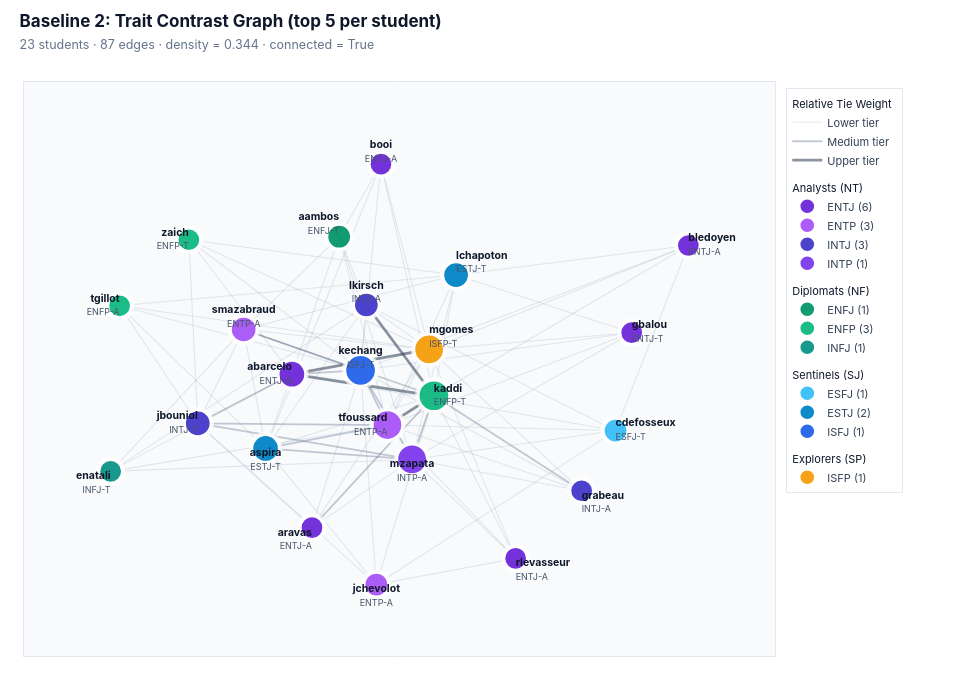

The cell this chart's notebook holds for it:
### Markdown cell above
## 2. Baseline 2: Trait Contrast Graph

Next, we test the opposite intuition by measuring how strongly two students sit on opposite sides of the $50\%$ midpoint across the five traits, keeping each student's top $5$ contrasting links ($87$ edges). As expected, extreme profiles act as hubs pulling opposite poles together.

### Code cell
G_contrast = G_base.copy()
top_k = 5
centered = df[traits].values - 0.5
contrast_scores = {}

for i in range(len(students)):
    for j in range(i + 1, len(students)):
        opposition = 4.0 * np.maximum(0.0, -(centered[i] * centered[j]))
        contrast_scores[(i, j)] = float(opposition.mean())

for i, u in enumerate(students):
    neighbors = [
        (students[j], contrast_scores[(min(i, j), max(i, j))])
        for j in range(len(students)) if i != j
    ]
    neighbors.sort(key=lambda x: x[1], reverse=True)
    for v, score in neighbors[:top_k]:
        G_contrast.add_edge(u, v, weight=score)

contrast_df = pd.DataFrame([
    {
        "Student A": u, "MBTI A": df.loc[u, "mbti"],
        "Student B": v, "MBTI B": df.loc[v, "mbti"],
        "Contrast (%)": round(d["weight"] * 100, 1),
    }
    for u, v, d in G_contrast.edges(data=True)
]).sort_values("Contrast (%)", ascending=False).reset_index(drop=True)

print(f"Contrast graph: {G_contrast.number_of_nodes()} nodes, {G_contrast.number_of_edges()} edges")
display(contrast_df.head(10))

pos_con = nx.spring_layout(G_contrast, seed=42, k=1.05, iterations=200)
plot_network(G_contrast, pos_con, f"Baseline 2: Trait Contrast Graph (top {top_k} per student)")

### Figure 1 — Plotly figure (JSON) as saved in the notebook; plotly's stock layout.template omitted (floating-point values rounded to 4 significant figures; data arrays with more than 128 entries replaced by an {"elided": "..."} marker saying what was removed)
{"data": [{"hoverinfo": "skip", "legendgroup": "Edges", "legendgrouptitle": {"text": "Relative Tie Weight"}, "line": {"color": "rgba(148, 163, 184, 0.24)", "width": 1.05}, "mode": "lines", "name": "Lower tier", "type": "scatter", "x": {"elided": "210 float values"}, "y": {"elided": "210 float values"}}, {"hoverinfo": "skip", "legendgroup": "Edges", "line": {"color": "rgba(100, 116, 139, 0.38)", "width": 1.8}, "mode": "lines", "name": "Medium tier", "type": "scatter", "x": [-0.2794, -0.5831, null, -0.2794, -0.05782, null, -0.2145, 0.1788, null, -0.3643, 0.02893, null, -0.3643, 0.1085, null, 0.6556, 0.1788, null, -0.5831, 0.02893, null, -0.5831, 0.1085, null, 0.1788, -0.435, null, 0.1788, 0.1085, null, -0.05782, 0.02893, null, -0.05782, 0.1085, null, -0.05782, -0.435, null], "y": [0.02537, -0.1844, null, 0.02537, 0.042, null, -0.6302, -0.06677, null, -0.2918, -0.192, null, -0.2918, -0.3386, null, -0.4727, -0.06677, null, -0.1844, -0.192, null, -0.1844, -0.3386, null, -0.06677, 0.2165, null, -0.06677, -0.3386, null, 0.042, -0.192, null, 0.042, -0.3386, null, 0.042, 0.2165, null]}, {"hoverinfo": "skip", "legendgroup": "Edges", "line": {"color": "rgba(51, 65, 85, 0.56)", "width": 2.75}, "mode": "lines", "name": "Upper tier", "type": "scatter", "x": [-0.2794, 0.1788, null, -0.2794, 0.1635, null, 0.1788, -0.03907, null, 0.1788, 0.02893, null], "y": [0.02537, -0.06677, null, 0.02537, 0.1314, null, -0.06677, 0.3212, null, -0.06677, -0.192, null]}, {"hoverinfo": "skip", "marker": {"color": "#FFFFFF", "line": {"width": 0}, "size": [30.5, 33.5, 29.5, 33.5, 29.5, 29.5, 30.5, 29.5, 29.5, 29.5, 32.5, 30.5, 37.5, 37.5, 32.5, 31.5, 36.5, 36.5, 29.5, 32.5, 36.5, 29.5, 29.5]}, "mode": "markers", "showlegend": false, "type": "scatter", "x": [-0.1268, -0.2794, -0.2145, -0.3643, 1.0, 0.007994, 0.7651, -0.8643, 0.8172, 0.6556, -0.5831, -0.006911, 0.1788, -0.05782, 0.2504, -0.03907, 0.1635, 0.1085, 0.4426, -0.435, 0.02893, -0.8355, -0.6119], "y": [0.6129, 0.02537, -0.6302, -0.2918, 0.5752, 0.9228, -0.2156, -0.3899, 0.2028, -0.4727, -0.1844, -0.8733, -0.06677, 0.042, 0.449, 0.3212, 0.1314, -0.3386, -0.7616, 0.2165, -0.192, 0.3178, 0.6]}, {"customdata": ["<b>abarcelo</b> · ENTJ-A<br>Degree: <b>9</b> · Strength: <b>1.06</b><br><span style='color:#64748B'>E 100% · N 63% · T 86% · J 78% · A 99%</span>", "<b>aravas</b> · ENTJ-A<br>Degree: <b>5</b> · Strength: <b>0.36</b><br><span style='color:#64748B'>E 67% · N 61% · T 67% · J 67% · A 71%</span>", "<b>bledoyen</b> · ENTJ-A<br>Degree: <b>5</b> · Strength: <b>0.17</b><br><span style='color:#64748B'>E 51% · N 73% · T 69% · J 54% · A 51%</span>", "<b>booi</b> · ENTJ-A<br>Degree: <b>5</b> · Strength: <b>0.21</b><br><span style='color:#64748B'>E 52% · N 61% · T 54% · J 54% · A 69%</span>", "<b>gbalou</b> · ENTJ-T<br>Degree: <b>5</b> · Strength: <b>0.25</b><br><span style='color:#64748B'>E 65% · N 85% · T 63% · J 67% · A 49%</span>", "<b>rlevasseur</b> · ENTJ-A<br>Degree: <b>5</b> · Strength: <b>0.34</b><br><span style='color:#64748B'>E 61% · N 67% · T 69% · J 83% · A 54%</span>"], "hovertemplate": "%{customdata}<extra></extra>", "legendgroup": "Analysts (NT)", "legendgrouptitle": {"text": "Analysts (NT)"}, "marker": {"color": "#6D28D9", "line": {"color": "#FFFFFF", "width": 2.3}, "opacity": 0.95, "size": [27.0, 23.0, 23.0, 23.0, 23.0, 23.0]}, "mode": "markers", "name": "ENTJ (6)", "type": "scatter", "x": [-0.2794, -0.2145, 1.0, 0.007994, 0.8172, 0.4426], "y": [0.02537, -0.6302, 0.5752, 0.9228, 0.2028, -0.7616]}, {"customdata": ["<b>jchevolot</b> · ENTP-A<br>Degree: <b>6</b> · Strength: <b>0.31</b><br><span style='color:#64748B'>E 51% · N 54% · T 76% · J 33% · A 53%</span>", "<b>smazabraud</b> · ENTP-A<br>Degree: <b>8</b> · Strength: <b>0.67</b><br><span style='color:#64748B'>E 65% · N 56% · T 72% · J 40% · A 85%</span>", "<b>tfoussard</b> · ENTP-A<br>Degree: <b>12</b> · Strength: <b>1.17</b><br><span style='color:#64748B'>E 60% · N 63% · T 99% · J 22% · A 83%</span>"], "hovertemplate": "%{customdata}<extra></extra>", "legendgroup": "Analysts (NT)", "marker": {"color": "#A855F7", "line": {"color": "#FFFFFF", "width": 2.3}, "opacity": 0.95, "size": [24.0, 26.0, 30.0]}, "mode": "markers", "name": "ENTP (3)", "type": "scatter", "x": [-0.006911, -0.435, 0.02893], "y": [-0.8733, 0.2165, -0.192]}, {"customdata": ["<b>grabeau</b> · INTJ-A<br>Degree: <b>5</b> · Strength: <b>0.33</b><br><span style='color:#64748B'>E 43% · N 70% · T 74% · J 72% · A 64%</span>", "<b>jbouniol</b> · INTJ-T<br>Degree: <b>8</b> · Strength: <b>0.79</b><br><span style='color:#64748B'>E 18% · N 58% · T 69% · J 92% · A 42%</span>", "<b>lkirsch</b> · INTJ-A<br>Degree: <b>7</b> · Strength: <b>0.63</b><br><span style='color:#64748B'>E 49% · N 54% · T 90% · J 69% · A 92%</span>"], "hovertemplate": "%{customdata}<extra></extra>", "legendgroup": "Analysts (NT)", "marker": {"color": "#4338CA", "line": {"color": "#FFFFFF", "width": 2.3}, "opacity": 0.95, "size": [23.0, 26.0, 25.0]}, "mode": "markers", "name": "INTJ (3)", "type": "scatter", "x": [0.6556, -0.5831, -0.03907], "y": [-0.4727, -0.1844, 0.3212]}, {"customdata": ["<b>mzapata</b> · INTP-A<br>Degree: <b>12</b> · Strength: <b>0.92</b><br><span style='color:#64748B'>E 46% · N 64% · T 69% · J 24% · A 83%</span>"], "hovertemplate": "%{customdata}<extra></extra>", "legendgroup": "Analysts (NT)", "marker": {"color": "#7C3AED", "line": {"color": "#FFFFFF", "width": 2.3}, "opacity": 0.95, "size": [30.0]}, "mode": "markers", "name": "INTP (1)", "type": "scatter", "x": [0.1085], "y": [-0.3386]}, {"customdata": ["<b>aambos</b> · ENFJ-T<br>Degree: <b>6</b> · Strength: <b>0.39</b><br><span style='color:#64748B'>E 56% · N 64% · T 40% · J 53% · A 36%</span>"], "hovertemplate": "%{customdata}<extra></extra>", "legendgroup": "Diplomats (NF)", "legendgrouptitle": {"text": "Diplomats (NF)"}, "marker": {"color": "#059669", "line": {"color": "#FFFFFF", "width": 2.3}, "opacity": 0.95, "size": [24.0]}, "mode": "markers", "name": "ENFJ (1)", "type": "scatter", "x": [-0.1268], "y": [0.6129]}, {"customdata": ["<b>kaddi</b> · ENFP-T<br>Degree: <b>13</b> · Strength: <b>1.63</b><br><span style='color:#64748B'>E 53% · N 86% · T 22% · J 42% · A 12%</span>", "<b>tgillot</b> · ENFP-A<br>Degree: <b>5</b> · Strength: <b>0.26</b><br><span style='color:#64748B'>E 65% · N 71% · T 49% · J 42% · A 56%</span>", "<b>zaich</b> · ENFP-T<br>Degree: <b>5</b> · Strength: <b>0.30</b><br><span style='color:#64748B'>E 78% · N 70% · T 49% · J 43% · A 44%</span>"], "hovertemplate": "%{customdata}<extra></extra>", "legendgroup": "Diplomats (NF)", "marker": {"color": "#10B981", "line": {"color": "#FFFFFF", "width": 2.3}, "opacity": 0.95, "size": [31.0, 23.0, 23.0]}, "mode": "markers", "name": "ENFP (3)", "type": "scatter", "x": [0.1788, -0.8355, -0.6119], "y": [-0.06677, 0.3178, 0.6]}, {"customdata": ["<b>enatali</b> · INFJ-T<br>Degree: <b>5</b> · Strength: <b>0.24</b><br><span style='color:#64748B'>E 46% · N 64% · T 49% · J 57% · A 39%</span>"], "hovertemplate": "%{customdata}<extra></extra>", "legendgroup": "Diplomats (NF)", "marker": {"color": "#0D9488", "line": {"color": "#FFFFFF", "width": 2.3}, "opacity": 0.95, "size": [23.0]}, "mode": "markers", "name": "INFJ (1)", "type": "scatter", "x": [-0.8643], "y": [-0.3899]}, {"customdata": ["<b>cdefosseux</b> · ESFJ-T<br>Degree: <b>6</b> · Strength: <b>0.25</b><br><span style='color:#64748B'>E 54% · N 45% · T 39% · J 57% · A 49%</span>"], "hovertemplate": "%{customdata}<extra></extra>", "legendgroup": "Sentinels (SJ)", "legendgrouptitle": {"text": "Sentinels (SJ)"}, "marker": {"color": "#38BDF8", "line": {"color": "#FFFFFF", "width": 2.3}, "opacity": 0.95, "size": [24.0]}, "mode": "markers", "name": "ESFJ (1)", "type": "scatter", "x": [0.7651], "y": [-0.2156]}, {"customdata": ["<b>aspira</b> · ESTJ-T<br>Degree: <b>9</b> · Strength: <b>0.61</b><br><span style='color:#64748B'>E 51% · N 46% · T 64% · J 81% · A 33%</span>", "<b>lchapoton</b> · ESTJ-T<br>Degree: <b>8</b> · Strength: <b>0.47</b><br><span style='color:#64748B'>E 58% · N 35% · T 65% · J 75% · A 43%</span>"], "hovertemplate": "%{customdata}<extra></extra>", "legendgroup": "Sentinels (SJ)", "marker": {"color": "#0284C7", "line": {"color": "#FFFFFF", "width": 2.3}, "opacity": 0.95, "size": [27.0, 26.0]}, "mode": "markers", "name": "ESTJ (2)", "type": "scatter", "x": [-0.3643, 0.2504], "y": [-0.2918, 0.449]}, {"customdata": ["<b>kechang</b> · ISFJ-T<br>Degree: <b>13</b> · Strength: <b>1.00</b><br><span style='color:#64748B'>E 36% · N 43% · T 43% · J 76% · A 32%</span>"], "hovertemplate": "%{customdata}<extra></extra>", "legendgroup": "Sentinels (SJ)", "marker": {"color": "#2563EB", "line": {"color": "#FFFFFF", "width": 2.3}, "opacity": 0.95, "size": [31.0]}, "mode": "markers", "name": "ISFJ (1)", "type": "scatter", "x": [-0.05782], "y": [0.042]}, {"customdata": ["<b>mgomes</b> · ISFP-T<br>Degree: <b>12</b> · Strength: <b>0.99</b><br><span style='color:#64748B'>E 31% · N 36% · T 47% · J 39% · A 31%</span>"], "hovertemplate": "%{customdata}<extra></extra>", "legendgroup": "Explorers (SP)", "legendgrouptitle": {"text": "Explorers (SP)"}, "marker": {"color": "#F59E0B", "line": {"color": "#FFFFFF", "width": 2.3}, "opacity": 0.95, "size": [30.0]}, "mode": "markers", "name": "ISFP (1)", "type": "scatter", "x": [0.1635], "y": [0.1314]}, {"hoverinfo": "skip", "mode": "text", "showlegend": false, "text": ["<b>aambos</b><br><span style='font-size:9px;color:#475569'>ENFJ-T</span>", "<b>abarcelo</b><br><span style='font-size:9px;color:#475569'>ENTJ-A</span>", "<b>aravas</b><br><span style='font-size:9px;color:#475569'>ENTJ-A</span>", "<b>aspira</b><br><span style='font-size:9px;color:#475569'>ESTJ-T</span>", "<b>bledoyen</b><br><span style='font-size:9px;color:#475569'>ENTJ-A</span>", "<b>booi</b><br><span style='font-size:9px;color:#475569'>ENTJ-A</span>", "<b>cdefosseux</b><br><span style='font-size:9px;color:#475569'>ESFJ-T</span>", "<b>enatali</b><br><span style='font-size:9px;color:#475569'>INFJ-T</span>", "<b>gbalou</b><br><span style='font-size:9px;color:#475569'>ENTJ-T</span>", "<b>grabeau</b><br><span style='font-size:9px;color:#475569'>INTJ-A</span>", "<b>jbouniol</b><br><span style='font-size:9px;color:#475569'>INTJ-T</span>", "<b>jchevolot</b><br><span style='font-size:9px;color:#475569'>ENTP-A</span>", "<b>kaddi</b><br><span style='font-size:9px;color:#475569'>ENFP-T</span>", "<b>kechang</b><br><span style='font-size:9px;color:#475569'>ISFJ-T</span>", "<b>lchapoton</b><br><span style='font-size:9px;color:#475569'>ESTJ-T</span>", "<b>lkirsch</b><br><span style='font-size:9px;color:#475569'>INTJ-A</span>", "<b>mgomes</b><br><span style='font-size:9px;color:#475569'>ISFP-T</span>", "<b>mzapata</b><br><span style='font-size:9px;color:#475569'>INTP-A</span>", "<b>rlevasseur</b><br><span style='font-size:9px;color:#475569'>ENTJ-A</span>", "<b>smazabraud</b><br><span style='font-size:9px;color:#475569'>ENTP-A</span>", "<b>tfoussard</b><br><span style='font-size:9px;color:#475569'>ENTP-A</span>", "<b>tgillot</b><br><span style='font-size:9px;color:#475569'>ENFP-A</span>", "<b>zaich</b><br><span style='font-size:9px;color:#475569'>ENFP-T</span>"], "textfont": {"color": "#0F172A", "family": "Inter, -apple-system, BlinkMacSystemFont, sans-serif", "size": 10.5}, "textposition": ["top left", "middle left", "bottom left", "bottom center", "middle right", "top center", "middle right", "bottom left", "middle right", "bottom right", "middle left", "bottom center", "middle right", "top center", "top right", "top center", "top right", "bottom center", "bottom right", "top center", "middle left", "middle left", "middle left"], "type": "scatter", "x": [-0.1268, -0.2794, -0.2145, -0.3643, 1.0, 0.007994, 0.7651, -0.8643, 0.8172, 0.6556, -0.5831, -0.006911, 0.1788, -0.05782, 0.2504, -0.03907, 0.1635, 0.1085, 0.4426, -0.435, 0.02893, -0.8355, -0.6119], "y": [0.6129, 0.02537, -0.6302, -0.2918, 0.5752, 0.9228, -0.2156, -0.3899, 0.2028, -0.4727, -0.1844, -0.8733, -0.06677, 0.042, 0.449, 0.3212, 0.1314, -0.3386, -0.7616, 0.2165, -0.192, 0.3178, 0.6]}], "layout": {"font": {"color": "#1E293B", "family": "Inter, -apple-system, BlinkMacSystemFont, sans-serif"}, "height": 680, "hoverlabel": {"bgcolor": "#FFFFFF", "bordercolor": "#CBD5E1", "font": {"color": "#0F172A", "family": "Inter, -apple-system, sans-serif", "size": 12}}, "legend": {"bgcolor": "rgba(255,255,255,0.94)", "bordercolor": "#E2E8F0", "borderwidth": 1, "font": {"color": "#334155", "size": 11}, "grouptitlefont": {"color": "#0F172A", "family": "Inter, sans-serif", "size": 11}, "tracegroupgap": 8, "x": 1.015, "xanchor": "left", "y": 0.99, "yanchor": "top"}, "margin": {"b": 24, "l": 24, "r": 205, "t": 82}, "paper_bgcolor": "#FFFFFF", "plot_bgcolor": "#F8FAFC", "title": {"font": {"color": "#0F172A", "family": "Inter, -apple-system, BlinkMacSystemFont, sans-serif", "size": 17}, "text": "<b>Baseline 2: Trait Contrast Graph (top 5 per student)</b><br><span style='font-size:12.5px;color:#64748B;font-weight:400'>23 students · 87 edges · density = 0.344 · connected = True</span>", "x": 0.02, "xanchor": "left", "y": 0.96, "yanchor": "top"}, "width": 980, "xaxis": {"linecolor": "#E2E8F0", "linewidth": 1, "mirror": true, "range": [-1.144, 1.28], "showgrid": false, "showticklabels": false, "zeroline": false}, "yaxis": {"linecolor": "#E2E8F0", "linewidth": 1, "mirror": true, "range": [-1.179, 1.274], "showgrid": false, "showticklabels": false, "zeroline": false}}}
